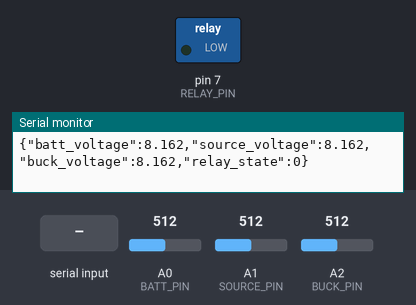
Recording of a sketch running on a simulated Arduino Uno, built with avr-gcc and run on an emulated ATmega328P. Shown: switched loads named in the sketch (green lamp = pin HIGH), the last lines printed to the serial monitor. The test bench sets the inputs (shaded band); at power-on: A0 (BATT_PIN) = 512, A1 (SOURCE_PIN) = 512, A2 (BUCK_PIN) = 512. Random numbers use the default seed unless the sketch sets one.

Above: at 1.2 s.
1.3 s: "MODE BATT\n" received over Serial
At 2.5 s:
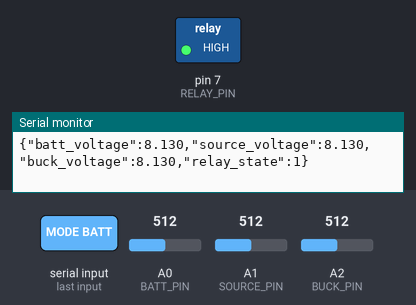
2.8 s: "MODE SOURCE\n" received over Serial
At 3.7 s:
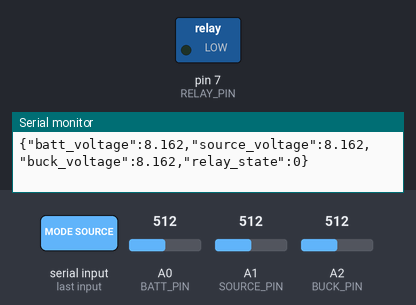
Timing chart, 0 to 5.8 s (numbered marks = the images above; inputs shaded):
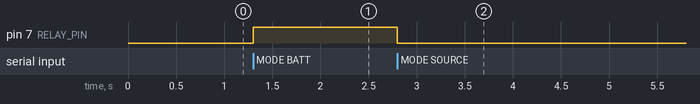

Measured:
- after the input at 1.3 s, pin 7 (RELAY_PIN): LOW → HIGH at once
- after the input at 2.8 s, pin 7 (RELAY_PIN): HIGH → LOW at once

The sketch:

arduino.ino
```cpp
// ===== CONFIG =====
bool SIMULATE = false;     // ← set to false when using real sensors

// ===== PIN DEFINITIONS =====
const int BATT_PIN   = A0;
const int SOURCE_PIN = A1;
const int BUCK_PIN   = A2;

const int RELAY_PIN  = 7;   // Relay control pin

// Voltage divider ratios (adjust to your hardware)
const float BATT_DIVIDER_RATIO   = 3.13;
const float SOURCE_DIVIDER_RATIO = 3.13;
const float BUCK_DIVIDER_RATIO   = 3.13;

// ADC reference (will be measured dynamically on AVR boards)
const float ADC_REF_FALLBACK = 5.0;
const int ADC_MAX = 1023;

// Optional fixed Vcc values (useful if you know the rail sags with the relay)
const bool  USE_FIXED_VCC   = true;
const float VCC_RELAY_OFF   = 5.21;
const float VCC_RELAY_ON    = 5.19;

// ===== STATE =====
float battV   = 12.0;
float sourceV = 9.0;
float buckV   = 9.0;

bool relayState = false; // false = SOURCE (LOW), true = BATT (HIGH)
unsigned long lastRelayChange = 0;
const unsigned long RELAY_SETTLE_MS = 200;
const int ADC_SAMPLES = 8;

unsigned long lastSend = 0;
const unsigned long SEND_INTERVAL = 250; // ms

// ===== UTILS =====
// Measure Vcc using the internal 1.1V reference (AVR only).
// Falls back to ADC_REF_FALLBACK on non-AVR boards.
float readVccRaw() {
#if defined(__AVR__)
  // Save current ADC settings
  uint8_t admuxPrev = ADMUX;
  uint8_t adcsraPrev = ADCSRA;

  // Configure the ADC to measure the internal 1.1V bandgap against Vcc
  ADMUX = _BV(REFS0) | _BV(MUX3) | _BV(MUX2) | _BV(MUX1);
  delay(2); // allow Vref to settle
  // First conversion after mux change is discarded
  ADCSRA |= _BV(ADSC);
  while (bit_is_set(ADCSRA, ADSC)) { }

  ADCSRA |= _BV(ADSC);
  while (bit_is_set(ADCSRA, ADSC)) { }
  uint16_t raw = ADC;

  // Restore ADC settings
  ADMUX = admuxPrev;
  ADCSRA = adcsraPrev;

  // 1.1V * 1023 * 1000 / raw = Vcc in mV
  return 1125300.0 / (float)raw / 1000.0;
#else
  return ADC_REF_FALLBACK;
#endif
}

float readVcc() {
  static float vccFiltered = ADC_REF_FALLBACK;
  // Don't update Vcc during relay switching transients
  if (millis() - lastRelayChange < RELAY_SETTLE_MS) {
    return vccFiltered;
  }

  // Take multiple samples and use the median to reject outliers
  const int VCC_SAMPLES = 5;
  float samples[VCC_SAMPLES];
  for (int i = 0; i < VCC_SAMPLES; i++) {
    samples[i] = readVccRaw();
  }
  // Simple sort (VCC_SAMPLES is small)
  for (int i = 0; i < VCC_SAMPLES - 1; i++) {
    for (int j = i + 1; j < VCC_SAMPLES; j++) {
      if (samples[j] < samples[i]) {
        float t = samples[i];
        samples[i] = samples[j];
        samples[j] = t;
      }
    }
  }
  float vcc = samples[VCC_SAMPLES / 2];

  // Reject implausible Vcc values (keeps us from scale-jumping)
  if (vcc < 4.5 || vcc > 5.5) {
    return vccFiltered;
  }

  // Low-pass filter Vcc to avoid sudden scaling jumps
  const float alpha = 0.2;
  vccFiltered = vccFiltered + alpha * (vcc - vccFiltered);
  return vccFiltered;
}

float readVoltage(int pin, float dividerRatio, float vcc) {
  // Throw away the first read after mux changes
  analogRead(pin);

  long sum = 0;
  for (int i = 0; i < ADC_SAMPLES; i++) {
    sum += analogRead(pin);
  }
  int raw = (int)(sum / ADC_SAMPLES);
  float voltage = (raw / (float)ADC_MAX) * vcc;
  return voltage * dividerRatio;
}

float clamp(float x, float a, float b) {
  if (x < a) return a;
  if (x > b) return b;
  return x;
}

// ===== SIMULATION =====
void simulateData() {
  // Battery drift
  battV += (random(-5, 5) / 1000.0);
  battV = clamp(battV, 9.0, 12.6);

  // Source behavior
  if (random(0, 1000) < 10) {
    sourceV = 0;
  } else {
    sourceV += (random(-10, 10) / 100.0);
    sourceV = clamp(sourceV, 8.0, 10.5);
  }

  // Buck stabilizes around 9V
  buckV += (9.0 - buckV) * 0.2 + (random(-5, 5) / 100.0);
  buckV = clamp(buckV, 8.5, 9.5);
}

// ===== REAL SENSOR READ =====
void readRealData() {
  float vcc = USE_FIXED_VCC ? (relayState ? VCC_RELAY_ON : VCC_RELAY_OFF) : readVcc();
  battV   = readVoltage(BATT_PIN, BATT_DIVIDER_RATIO, vcc);
  sourceV = readVoltage(SOURCE_PIN, SOURCE_DIVIDER_RATIO, vcc);
  buckV   = readVoltage(BUCK_PIN, BUCK_DIVIDER_RATIO, vcc);

  // No additional relay-on scaling/offsets; rely on Vcc correction only.
}

// ===== SERIAL COMMANDS =====
void handleSerialCommands() {
  if (!Serial.available()) return;

  String cmd = Serial.readStringUntil('\n');
  cmd.trim();

  if (cmd == "MODE SOURCE") {
    digitalWrite(RELAY_PIN, LOW);   // SOURCE
    relayState = false;
    lastRelayChange = millis();
  }
  else if (cmd == "MODE BATT") {
    digitalWrite(RELAY_PIN, HIGH);  // BATT
    relayState = true;
    lastRelayChange = millis();
  }
}

// ===== SEND JSON =====
void sendJSON() {
  Serial.print("{");

  Serial.print("\"batt_voltage\":");
  Serial.print(battV, 3);
  Serial.print(",");

  Serial.print("\"source_voltage\":");
  Serial.print(sourceV, 3);
  Serial.print(",");

  Serial.print("\"buck_voltage\":");
  Serial.print(buckV, 3);
  Serial.print(",");

  Serial.print("\"relay_state\":");
  Serial.print(relayState ? 1 : 0);

  Serial.println("}");
}

// ===== SETUP =====
void setup() {
  Serial.begin(115200);
  randomSeed(analogRead(0));

  pinMode(RELAY_PIN, OUTPUT);

  // Default to SOURCE (safe)
  digitalWrite(RELAY_PIN, LOW);
  relayState = false;

  if (!SIMULATE) {
    pinMode(BATT_PIN, INPUT);
    pinMode(SOURCE_PIN, INPUT);
    pinMode(BUCK_PIN, INPUT);
  }
}

// ===== LOOP =====
void loop() {
  handleSerialCommands();

  if (millis() - lastSend >= SEND_INTERVAL) {
    lastSend = millis();

    if (SIMULATE) {
      simulateData();
    } else {
      // Skip reading during relay switching transients
      if (millis() - lastRelayChange >= RELAY_SETTLE_MS) {
        readRealData();
      }
    }

    sendJSON();
  }
}
```
